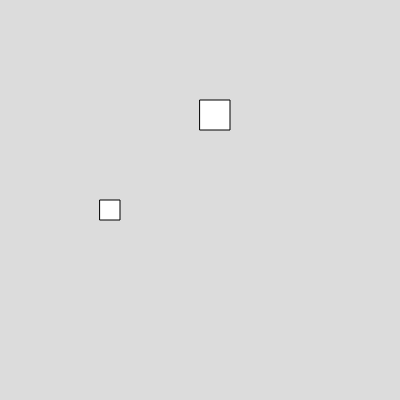
Frame 1 (no input)
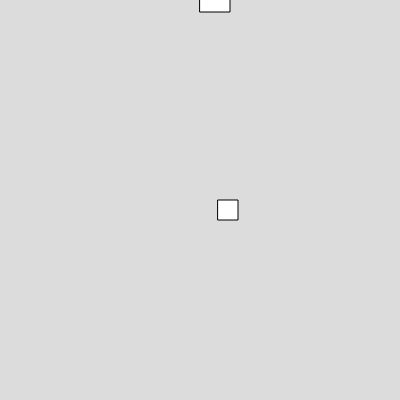
Frame 60 (no input)
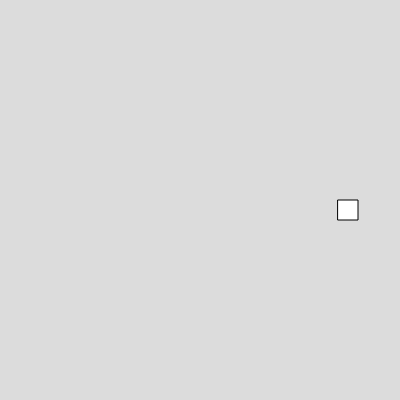
Frame 120 (the mouse pressed at the canvas centre since frame 60)

The p5.js sketch that drew these frames (run headless with seeded random() and noise() and a simulated clock; from frame 60 on, the mouse is pressed at the canvas centre):

// p5.js sketch
// ── sketch.js
var box1; 
var box2;

function setup() 
{
  createCanvas(400, 400);
  box1 = new Box(100,200,20,20,2,1);
  box2 = new Box(200,100,30,30,1,2);
}

function draw() 
{
  background(220);
  box1.show();
  box2.show();
  box1.move();
  box2.moveup();

}


// ── box.js
class Box
  {
    constructor(x,y,w,h,vx,vy)
    {
      this.x =x;
      this.y =y;
      this.w =w;
      this.h = h;
      this.vx = vx;
      this.vy = vy;
    }
    
    show()
    {
      rect(this.x,this.y,this.w,this.h)
    }
    
    move()
    {
      this.x = this.x+this.vx;
    }
    
    moveup() 
    {
      this.y = this.y - this.vy;
    }
  }

  
